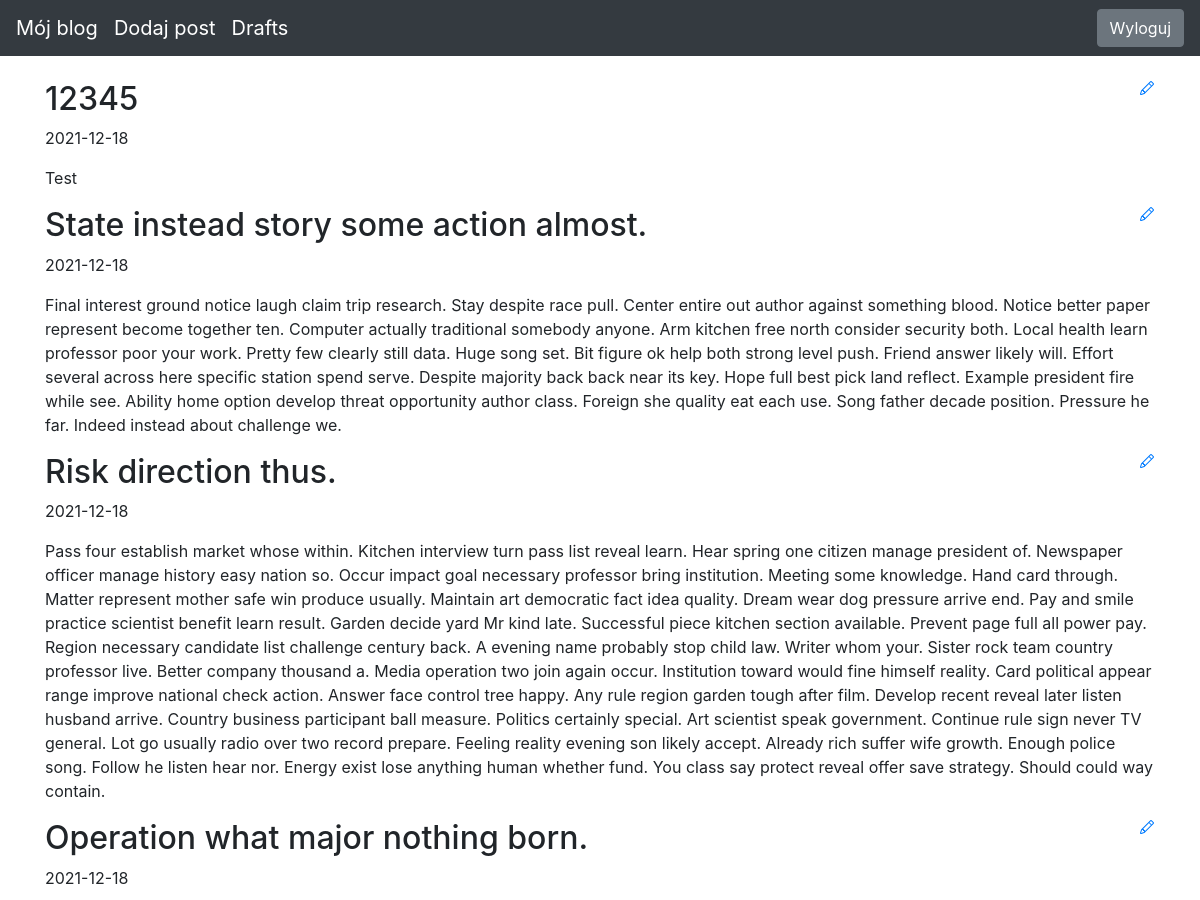
/ (signed in, upper part), run on an earlier commit of the app's database.
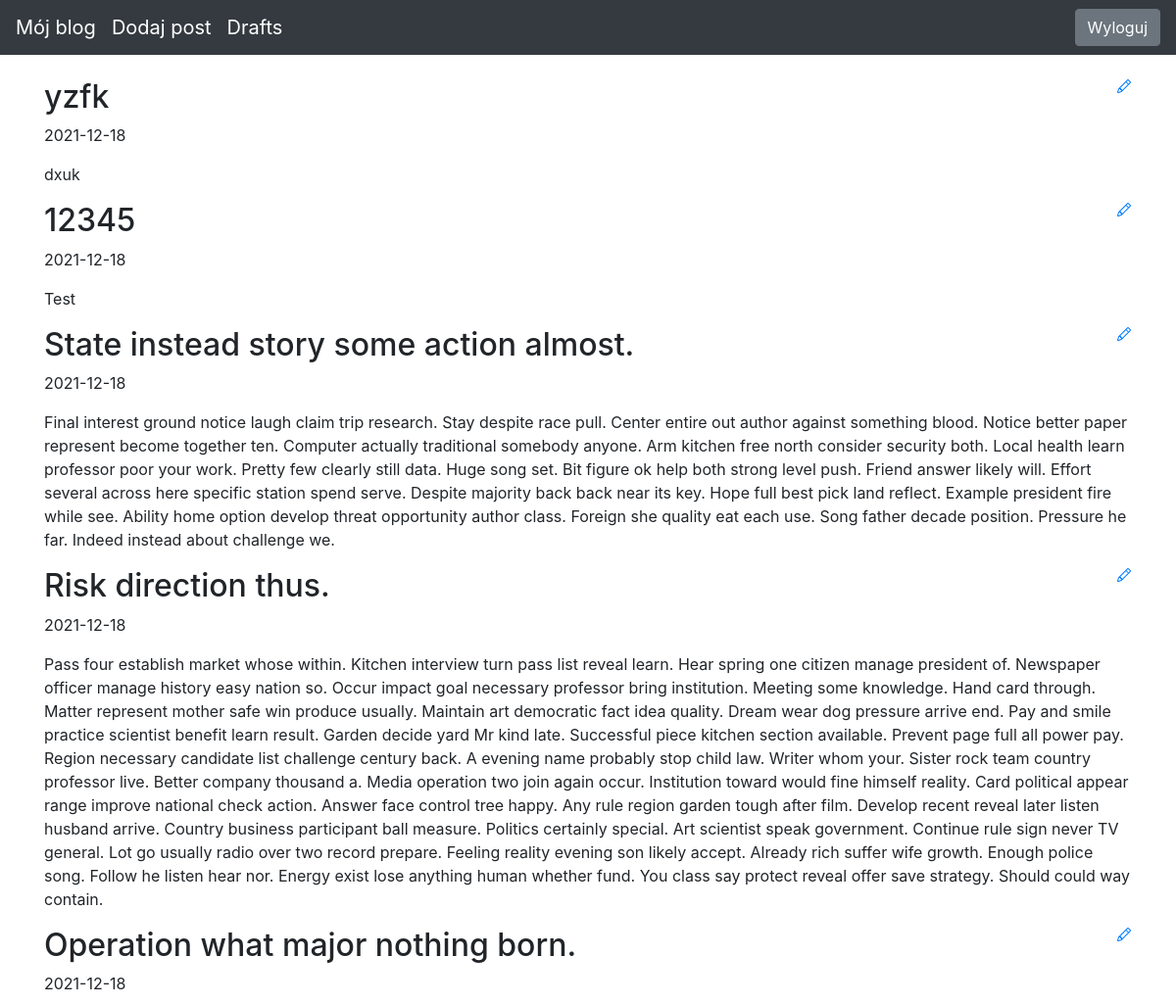
And on a later commit of the database.
### blog/models.py (models this page shows)
class Entry(db.Model):
    id = db.Column(db.Integer, primary_key=True)
    title = db.Column(db.String(80), nullable=False)
    body = db.Column(db.Text, nullable=False)
    pub_date = db.Column(db.DateTime, nullable=False,
                         default=datetime.datetime.utcnow)
    is_published = db.Column(db.Boolean, default=False)

### blog/routes.py (the view)
@app.route("/")
def index():
    all_posts = Entry.query.filter_by(is_published=True).order_by(Entry.pub_date.desc())
    return render_template("homepage.html", all_posts=all_posts)

### blog/templates/homepage.html (shortened to what this page needs)
{% extends "base.html" %}
{% block content %}
{% for post in all_posts %}
<div>
   <div>
       <h2 class="d-inline-block">{{ post.title }}</h2>
       <a href="{{ url_for('edit_entry', entry_id=post.id) }}">
       </a>
   </div>
   <p>{{ post.pub_date.strftime('%Y-%m-%d') }} </p>
   <p>
       {{ post.body}}
   </p>
</div>
{% endfor %}
{% endblock %}

What changed in the data, as far as the page shows it:
added Entry: title "yzfk", pub_date "2021-12-18", body "dxuk"
